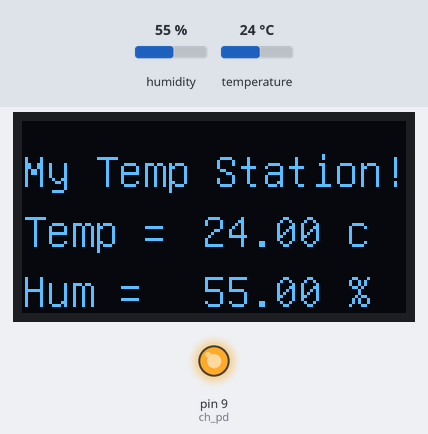
Recording of a sketch running on a simulated Arduino Uno, built with avr-gcc and run on an emulated ATmega328P. Parts: 128×64 one-colour display, output pins drawn as LEDs (lit = HIGH). The test bench sets the inputs (shaded band); at power-on: humidity 55 %, temperature 24 °C. The modem accepts every AT command (registered, SIM ready, sends succeed) and sends nothing else; what the sketch prints to the serial monitor is not drawn.

Above: at 17.5 s.
17.6 s: humidity set to 22 %
At 25.5 s:
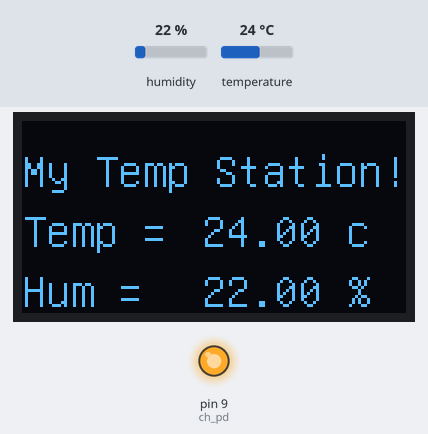
25.8 s: temperature set to 12 °C
At 32.1 s:
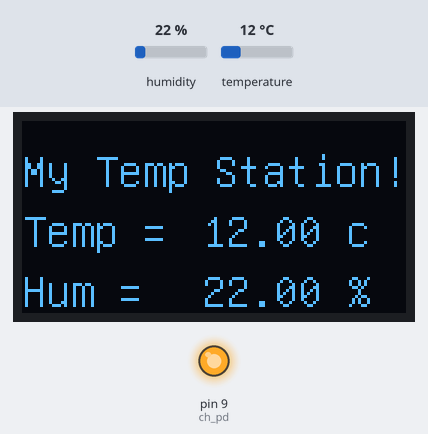
33.2 s: humidity set to 40 %
At 39.7 s:
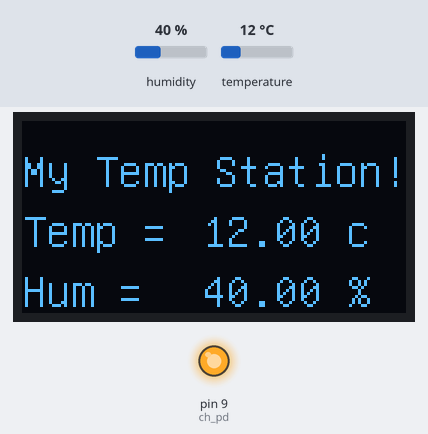
40.6 s: temperature set to 19 °C
At 47.4 s:
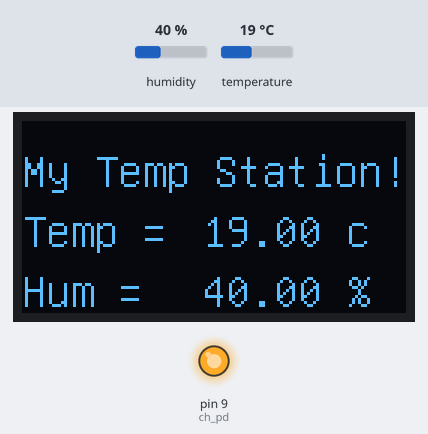
Timing chart, 0 to 48.9 s (numbered marks = the images above; inputs shaded):
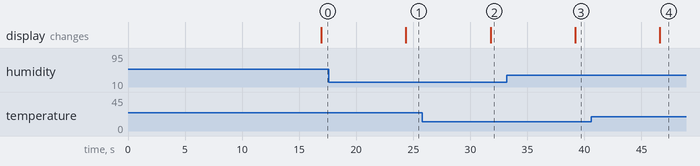

The sketch:

nano_dht11_oled_esp_thingspeak.ino
```cpp
#include "DHT.h"
#include <Wire.h>
#include "U8glib.h"
#include <SoftwareSerial.h>

int ch_pd = 9;

//IoT
#define SSID "Jannii_HotSpot";
#define PASS "jannii1234";

#define IP "api.thingspeak.com";
//#define API_KEY = "1TZDS75MNL72VOUH";
#define fieldId1 = "1";
#define fieldId2 = "2";

String GET = "GET /update?key=1TZDS75MNL72VOUH&";    // put here your thingspeak key instead of [THINGSPEAK_KEY]
String GET1 = "field1=";
String GET2 = "field2=";


//OLED
U8GLIB_SSD1306_128X64 u8g(U8G_I2C_OPT_NO_ACK);  //OLED

//DHT
#define DHTPIN 2     // what pin we're connected to
#define DHTTYPE DHT22   // DHT 11

DHT dht(DHTPIN, DHTTYPE);

#define DEBUG FALSE //comment out to remove debug msgs

//*-- Hardware Serial
#define _baudrate 115200

//*-- Software Serial
//
#define _rxpin      10
#define _txpin      11
SoftwareSerial esp8266( _rxpin, _txpin ); // RX, TX

boolean connectWiFi(){
  esp8266.println("AT+CWMODE=1");
  delay(2000);
  String cmd="AT+CWJAP=\"";
  cmd+=SSID;
  cmd+="\",\"";
  cmd+=PASS;
  cmd+="\"";
  esp8266.println(cmd);
  delay(5000);
  if(esp8266.find("OK")){
    Serial.println("OK");
    return true;
  }else{
    Serial.println("KO");
    return false;
  }
}


void setup() {
  pinMode(ch_pd, OUTPUT);
  digitalWrite(ch_pd, LOW);
  delay(500);
  digitalWrite(ch_pd, HIGH);

  Serial.begin( _baudrate );
  esp8266.begin( _baudrate );
  delay(10);

  // dht begin
  dht.begin();
  Serial.println("DHT11 test!");


  //WiFi
  esp8266.println("AT");
  delay(5000);
  if(esp8266.find("OK")){
    connectWiFi();
  }


// flip screen, if required
  // u8g.setRot180();

  // set SPI backup if required
  //u8g.setHardwareBackup(u8g_backup_avr_spi);

  // assign default color value
  if ( u8g.getMode() == U8G_MODE_R3G3B2 ) {
    u8g.setColorIndex(255);     // white
  }
  else if ( u8g.getMode() == U8G_MODE_GRAY2BIT ) {
    u8g.setColorIndex(3);         // max intensity
  }
  else if ( u8g.getMode() == U8G_MODE_BW ) {
    u8g.setColorIndex(1);         // pixel on
  }
  else if ( u8g.getMode() == U8G_MODE_HICOLOR ) {
    u8g.setHiColorByRGB(255,255,255);
  }

}

void loop() {
  delay(1000);

  // Reading temperature or humidity takes about 250 milliseconds!
  // Sensor readings may also be up to 2 seconds 'old' (its a very slow sensor)
  float h = dht.readHumidity();
  // Read temperature as Celsius
  float t = dht.readTemperature();

  // check if returns are valid, if they are NaN (not a number) then something went wrong!
  if (isnan(t) || isnan(h)) {
    Serial.println("Failed to read from DHT");
  } else {
    Serial.print("Humidity: ");
    Serial.print(h);
    Serial.print(" %\t");
    Serial.print("Temperature: ");
    Serial.print(t);
    Serial.println(" *C");
  }
  //Send Data to Thingspeak
  String _temp = String(t);
  String _hum = String(h);
  updateTS(_temp,_hum);

  // picture loop
  u8g.firstPage();
  do {
    // show temp
  showTemp(t,h);
  } while( u8g.nextPage() );

  // rebuild the picture after some delay
  delay(3000);

}


void showTemp(float temp,float hum) {
  // graphic commands to redraw the complete screen should be placed here
  u8g.setFont(u8g_font_unifont);
  //u8g.setFont(u8g_font_osb21);
  u8g.drawStr( 0, 22, "My Temp Station!");
  u8g.drawStr( 0, 42, "Temp = ");
  u8g.setPrintPos(60,42);
  u8g.print(String(temp) +" c");

  u8g.drawStr( 0, 62, "Hum = ");
  u8g.setPrintPos(60,62);
  u8g.print(String(hum) +" %");
}

//----- update the  Thingspeak string with 2 values
void updateTS( String T, String H)
{
  String cmd = "AT+CIPSTART=\"TCP\",\"";
  cmd += IP;
  cmd += "\",80";
  esp8266.println(cmd);
  delay(2000);
  if(esp8266.find("Error")){
    Serial.print("Error1");
    return;
  }
  cmd = GET + GET1;
  cmd += T;
  cmd += GET2;
  cmd += H;
  cmd += "\r\n";
  Serial.print(cmd);
  esp8266.print("AT+CIPSEND=");
  esp8266.println(cmd.length());
  if(esp8266.find(">")){
    esp8266.print(cmd);
  }else{
    esp8266.println("AT+CIPCLOSE");
  }
}
```

Measured:
- after the input at 17.6 s, the display: changes after 6.8 s (image 1)
- after the input at 25.8 s, the display: changes after 6.0 s (image 2)
- after the input at 33.2 s, the display: changes after 6.0 s (image 3)
- after the input at 40.6 s, the display: changes after 6.0 s (image 4)
